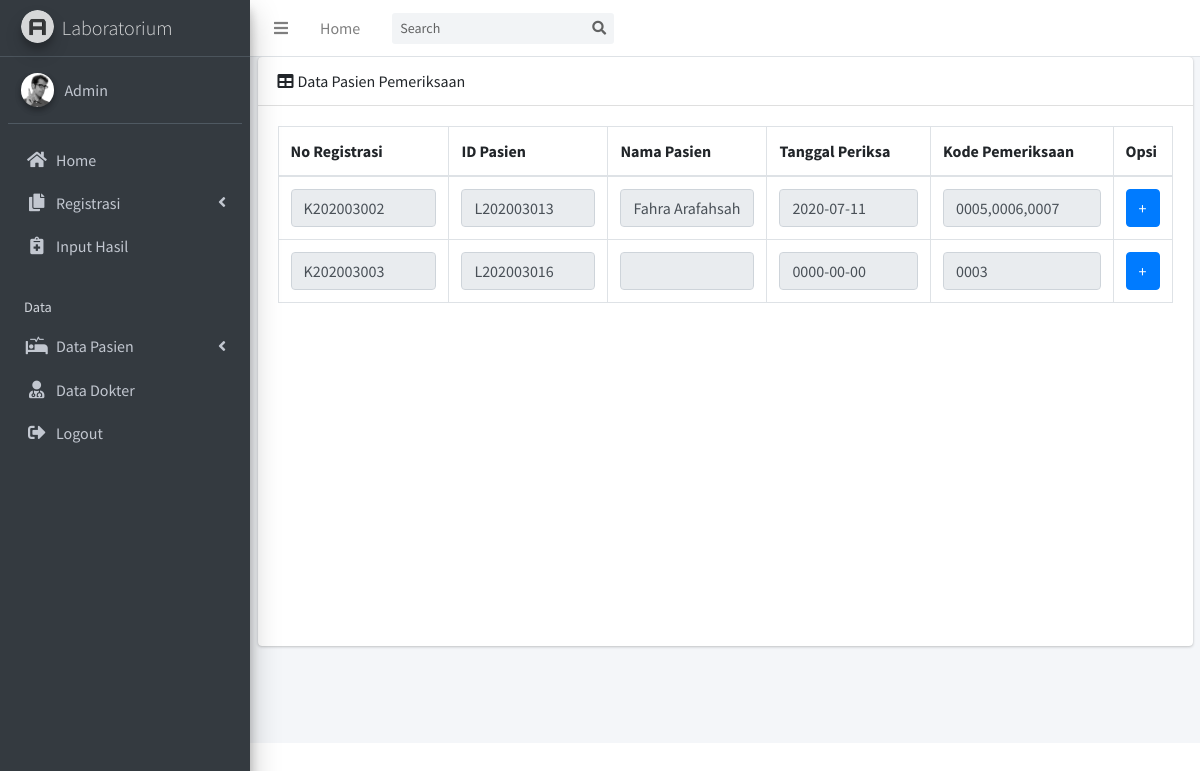
The app's page /pemeriksaan_rujukan.php (signed in) with its own data.
### tables this page shows
CREATE TABLE `rujukan` (
  `no_rujukan` varchar(10) NOT NULL,
  `dokter_umum` varchar(50) NOT NULL,
  `nama_instansi` varchar(25) NOT NULL,
  `jenis_periksa` varchar(15) NOT NULL,
  `tgl_masuk` date DEFAULT NULL,
  `jam_masuk` time DEFAULT NULL,
  `tgl_keluar` date DEFAULT NULL,
  `jam_keluar` time DEFAULT NULL,
  `pembayaran` varchar(15) NOT NULL,
  `id_pasien` varchar(10) NOT NULL,
  `kode_pemeriksaan` varchar(25) NOT NULL
);

CREATE TABLE `data_pasien` (
  `id_pasien` varchar(10) NOT NULL,
  `nama_pasien` varchar(25) NOT NULL,
  `tmptlahir_pasien` varchar(15) NOT NULL,
  `ttl_pasien` date NOT NULL,
  `alamat_pasien` varchar(30) NOT NULL,
  `gender_pasien` varchar(15) NOT NULL
);

### pemeriksaan_rujukan.php (the view, shortened to what this page needs)
<!DOCTYPE html>
<html>
<head>
  <link rel="stylesheet" href="plugins/fontawesome-free/css/all.min.css">
  <link rel="stylesheet" href="https://code.ionicframework.com/ionicons/2.0.1/css/ionicons.min.css">
  <link rel="stylesheet" href="plugins/tempusdominus-bootstrap-4/css/tempusdominus-bootstrap-4.min.css">
  <link rel="stylesheet" href="plugins/icheck-bootstrap/icheck-bootstrap.min.css">
  <link rel="stylesheet" href="plugins/jqvmap/jqvmap.min.css">
  <link rel="stylesheet" href="dist/css/adminlte.min.css">
  <link rel="stylesheet" href="plugins/overlayScrollbars/css/OverlayScrollbars.min.css">
  <link rel="stylesheet" href="plugins/daterangepicker/daterangepicker.css">
  <link rel="stylesheet" href="plugins/summernote/summernote-bs4.css">
  <link href="dist/css/style2.css" rel="stylesheet">
</head>
<body class="hold-transition sidebar-mini layout-fixed">
<div class="wrapper">
  <nav class="main-header navbar navbar-expand navbar-white navbar-light">
    <ul class="navbar-nav">
      <li class="nav-item">
        <a class="nav-link" data-widget="pushmenu" href="#"><i class="fas fa-bars"></i></a>
      </li>
      <li class="nav-item d-none d-sm-inline-block">
        <a href="index3.html" class="nav-link">Home</a>
      </li>
    </ul>
    <form class="form-inline ml-3">
      <div class="input-group input-group-sm">
        <input class="form-control form-control-navbar" type="search" placeholder="Search" aria-label="Search">
        <div class="input-group-append">
          <button class="btn btn-navbar" type="submit">
            <i class="fas fa-search"></i>
          </button>
        </div>
      </div>
    </form>
  </nav>
  <aside class="main-sidebar sidebar-dark-primary elevation-4">
    <a href="index.php" class="brand-link">
      <img src="dist/img/AdminLTELogo.png" alt="AdminLTE Logo" class="brand-image img-circle elevation-3"
           style="opacity: .8">
      <span class="brand-text font-weight-light">Laboratorium</span>
    </a>
    <div class="sidebar">
      <div class="user-panel mt-3 pb-3 mb-3 d-flex">
        <div class="image">
          <img src="dist/img/user2-160x160.jpg" class="img-circle elevation-2" alt="User Image">
        </div>
        <div class="info">
          <a href="#" class="d-block">Admin</a>
        </div>
      </div>
      <nav class="mt-2">
        <ul class="nav nav-pills nav-sidebar flex-column" data-widget="treeview" role="menu" data-accordion="false">
          <li class="nav-item">
            <a href="index.php" class="nav-link">
              <i class="nav-icon fas fa-home"></i>
              <p>
                Home
              </p>
            </a>
          </li>
          <li class="nav-item has-treeview">
            <a href="#" class="nav-link">
              <i class="nav-icon fas fa-copy"></i>
              <p>
                Registrasi
                <i class="fas fa-angle-left right"></i>
              </p>
            </a>
          </li>
          <li class="nav-item has-treeview">
            <a href="input_hasil.php" class="nav-link">
              <i class="nav-icon fas fa-notes-medical"></i>
              <p>
                Input Hasil
              </p>
            </a>
          </li>
          <li class="nav-header">Data</li>
          <li class="nav-item has-treeview">
            <a href="#" class="nav-link">
              <i class="nav-icon fas fa-procedures"></i>
              <p>
                Data Pasien
                <i class="fas fa-angle-left right"></i>
              </p>
            </a>
          </li>
          <li class="nav-item">
            <a href="data_dokter.php" class="nav-link">
              <i class="nav-icon fas fa-user-md"></i>
              <p>
                Data Dokter
              </p>
            </a>
          </li>
           <?php if (!isset($_SESSION['username'])){ ?>
          <li class="nav-item">
            <a href="login.php" class="nav-link">
              <i class="nav-icon fas fa-sign-in-alt"></i>
              <p>
                Login
              </p>
            </a>
          </li>
      <?php } else { ?>
          <li class="nav-item">
            <a href="php/logout.php" class="nav-link">
              <i class="nav-icon fas fa-sign-out-alt"></i>
              <p>
                Logout
              </p>
            </a>
          </li>
      <?php } ?>
        </ul>
      </nav>
    </div>
  </aside>
  <div class="content-wrapper">
  <div class="container">
      <div class="card mb-4">
          <div class="card-header">
            <i class="fas fa-table mr-1"></i>Data Pasien Pemeriksaan</div>
          <div class="card-body">
            <div class="scrollable-idx">
              <div class="table-responsive">
                  <table class="table table-bordered" id="dataTable" width="100%" cellspacing="0">
                      <thead>
                          <tr>
                              <th>No Registrasi</th>
                              <th>ID Pasien</th>
                              <th>Nama Pasien</th>
                              <th>Tanggal Periksa</th>
                              <th>Kode Pemeriksaan</th>
                              <th>Opsi</th>
                          </tr>
                      </thead>
                      <tbody>
                          <tr>
                          <?php
                              include 'php/koneksi.php';
                                  $query = mysqli_query($conn, "SELECT rujukan.*, data_pasien.nama_pasien
                            FROM rujukan, data_pasien
                            WHERE rujukan.id_pasien = data_pasien.id_pasien
                            ORDER BY id_pasien ASC");
                            ?>
                                  <?php
                                  if(mysqli_num_rows($query)) {?>
                                    <?php while ($row=mysqli_fetch_array($query)) {
                                    echo "
                                        <form method='POST' action='input_rujukan.php'>
                                          <tr>
                                          <td><input name='no_rujukan' type='text' class='form-control' aria-label='Sizing example input' value='".$row['no_rujukan']."' readonly=''></td>
                                          <td><input name='id_pasien' type='text' class='form-control' aria-label='Sizing example input' value='".$row['id_pasien']."' readonly=''></td>
                                          <td><input name='nama_pasien' type='text' class='form-control' aria-label='Sizing example input' value='".$row['nama_pasien']."' readonly=''></td>
                                          <td><input name='tgl_masuk' type='text' class='form-control' aria-label='Sizing example input' value='".$row['tgl_masuk']."' readonly=''></td>
                                          <td><input name='kode_pemeriksaan' type='text' class='form-control' aria-label='Sizing example input' value='".$row['kode_pemeriksaan']."' readonly=''></td>
                                          <td><button type='submit' class='btn btn-primary btn-block'>+</button></td>
                                          </tr>
                                          </form>";
                                     }?>
                                  <?php }?>
                          </tr>
                      </tbody>
                  </table>
              </div>
          </div>
      </div>
  </div>
</div>
</div>
</div>
</body>
</html>

### records on screen
rujukan: no_rujukan "K202003002", id_pasien "L202003013", nama_pasien "Fahra Arafahsah", tgl_masuk "2020-07-11", kode_pemeriksaan "0005,0006,0007"
rujukan: no_rujukan "K202003003", id_pasien "L202003016", tgl_masuk "0000-00-00", kode_pemeriksaan "0003"
